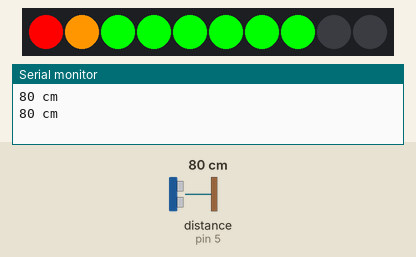
Bench run of a sketch on a simulated Arduino Uno, built with avr-gcc and run on an emulated ATmega328P. Parts: 10 RGB LEDs in strip order, left to right, the last lines printed to the serial monitor. Inputs (shaded band) come from the test bench; at power-on: distance to the obstacle (sensor on pin 5) 80 cm.

Above: at 1.8 s.
1.9 s: distance to the obstacle (sensor on pin 5) set to 2 cm
At 2.3 s:
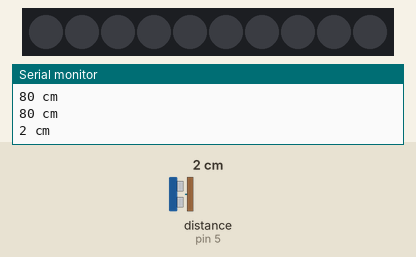
3.5 s: distance to the obstacle (sensor on pin 5) set to 18 cm
At 5.2 s:
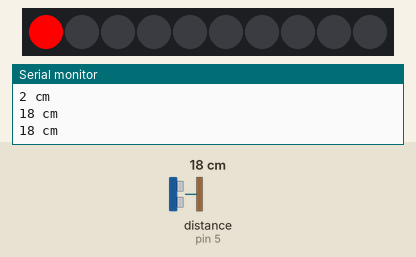
5.5 s: distance to the obstacle (sensor on pin 5) set to 120 cm
At 7.2 s:
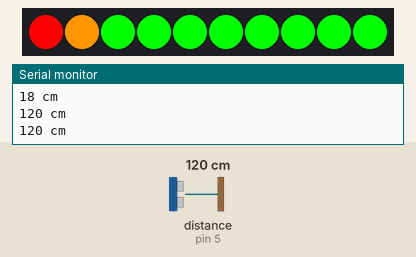
7.5 s: distance to the obstacle (sensor on pin 5) set to 4 cm
At 9.2 s:
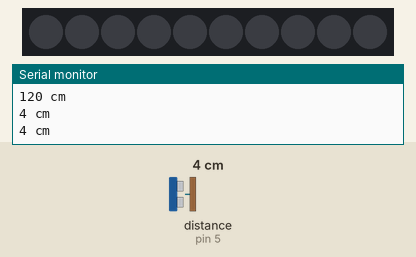
9.5 s: distance to the obstacle (sensor on pin 5) set to 250 cm
At 11.5 s:
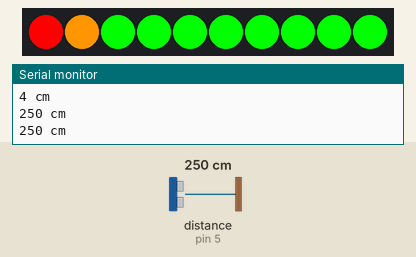
Timing chart, 0 to 12.5 s (numbered marks = the images above; inputs shaded):
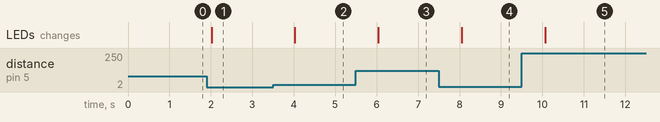

The sketch:

lab07-1.ino
```cpp
// (licence header left out)
/***************************************************************************/
//	Function: Measure the distance to obstacles in front and print the distance
//			  value to the serial terminal.The measured distance is from
//			  the range 0 to 400cm(157 inches).
//	Hardware: Grove - Ultrasonic Ranger
//	Arduino IDE: Arduino-1.0
/*****************************************************************************/

//利用距離感測器+LED bar，當距離增加時，變亮起一格bar

#include "Ultrasonic.h"
#include <Grove_LED_Bar.h>

Ultrasonic ultrasonic(5);
Grove_LED_Bar bar(7, 6, 0, LED_BAR_10); // Clock pin, Data pin, Orientation

void setup() {
    Serial.begin(9600);
    bar.begin();
}
void loop() {

    long RangeInCentimeters;

    RangeInCentimeters = ultrasonic.MeasureInCentimeters(); // two measurements should keep an interval
    Serial.print(RangeInCentimeters);//0~400cm
    Serial.println(" cm");
    bar.setLevel(RangeInCentimeters/10);

    delay(1000);


}
```

Measured:
- after the input at 1.9 s, the LEDs: change after 0.12 s (image 1)
- after the input at 3.5 s, the LEDs: change after 0.53 s (image 2)
- after the input at 5.5 s, the LEDs: change after 0.54 s (image 3)
- after the input at 7.5 s, the LEDs: change after 0.55 s (image 4)
- after the input at 9.5 s, the LEDs: change after 0.57 s (image 5)
